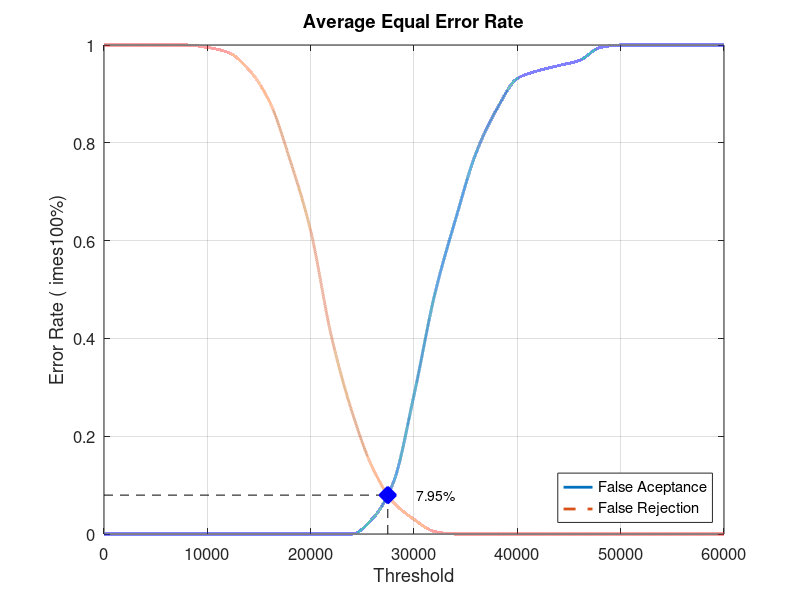
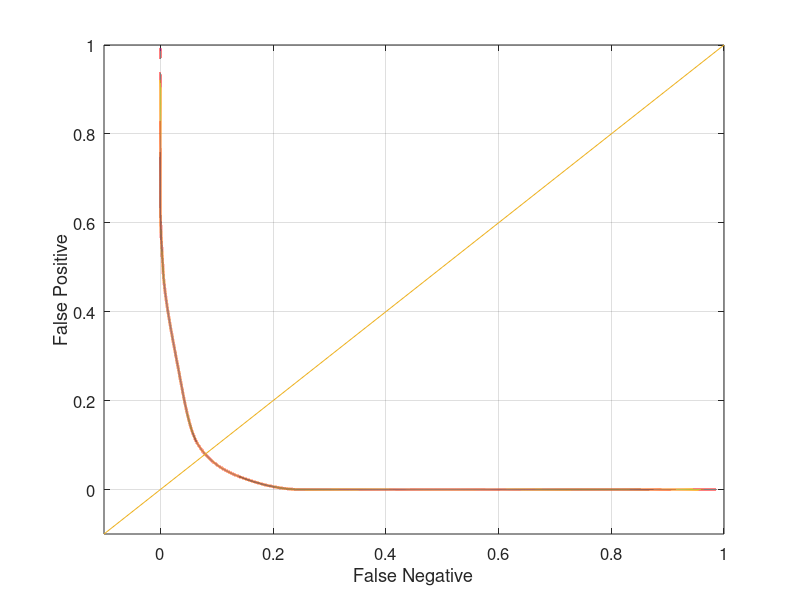

MATLAB code for these plots, in order:
close all;
clear;
clc;
x = 0:2000:60000;
xq = 0:0.5:60000;

y0 = [0 0 0 0 0 0 0 0 0 0 0 0 0 0.0315789 0.105263 0.284211 0.489474 0.642105 0.778947 0.868421 0.931579 0.947368 0.957895 0.968421 0.994737 1 1 1 1 1 1]
yy0 = interp1(x, y0, xq, 'pchip');
y1 = [1 1 1 1 1 0.995 0.985 0.95 0.885 0.765 0.62 0.405 0.25 0.135 0.065 0.03 0.005 0 0 0 0 0 0 0 0 0 0 0 0 0 0]
yy1 = interp1(x, y1, xq, 'pchip');

% Calculating EER: 
y2 = abs(y0 - y1);
find(y2 == min(y2))
yy2 = abs(yy0 - yy1);
xEER = find(yy2 == min(yy2));
xEERIndex = xq(xEER) % X-axis EER
yEER = yy0(xEER) % Y-axis EER

main = figure
plot(xq, yy0,'-','LineWidth', 2);	hold on
plot(xq, yy1,'--','LineWidth', 2);	hold on
plot([xEERIndex xEERIndex], [0 yEER], 'k--');	hold on
plot([0 xEERIndex], [yEER yEER], 'k--');	hold on
plot(xEERIndex, yEER, 'bx', 'LineWidth', 10);	hold on
text(xEERIndex + 10 * xEERIndex / 100, yEER, [num2str(round((10000 * yEER)) / 100) '%'])
legend('False Aceptance', 'False Rejection', 'Location', 'SouthEast')
xlabel('Threshold')
ylabel('Error Rate (	imes100%)')
title('Average Equal Error Rate')
set(gca, 'FontSize', 12)
axis([0 60000 0 1])
grid on

print(main, 'Database3_2Main', '-dpng');
FNRxFPR = figure('Color', [1 1 1]);
plot(yy1, yy0, '-', yy1, yy0, 'LineWidth', 2);
hold on
y = -0.1:0.1:1
plot(y, y); 
set(gca, 'FontSize', 12)
xlabel('False Negative')
ylabel('False Positive')
axis([-0.1 1 -0.1 1])
set(gca, 'FontSize', 12)
grid on

print(FNRxFPR, 'Database3_2FNRxFPR','-dpng');
